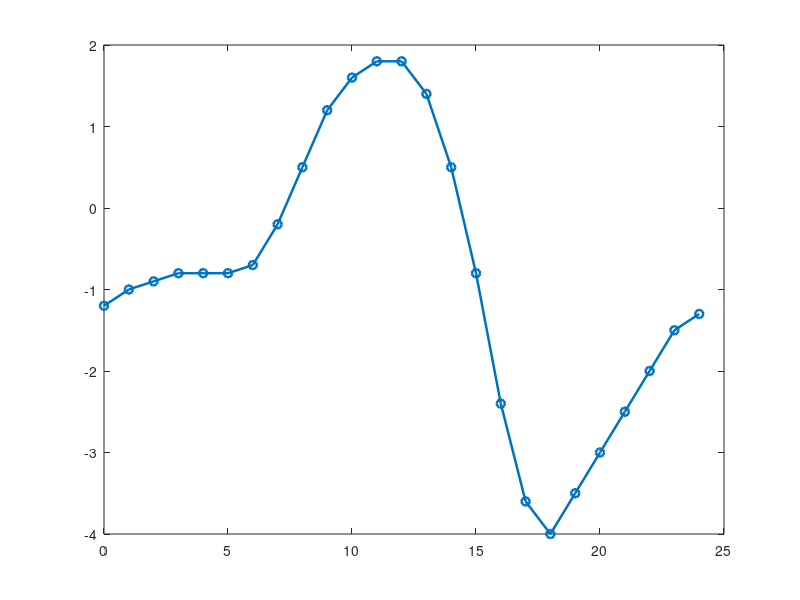

Recreate this plot in MATLAB. (Note: this script raises an error after producing the figure.)

%% Step 4: Microgrid Power Balance Analysis
% Project: Intelligent Energy Management System
% Purpose: Calculate the solar power surplus and deficit

clear;
clc;
close all;

%% 1. Time Vector
time = 0:1:24;

%% 2. Solar PV Generation (kW)
solar_power = [ ...
    0 0 0 0 0 0.2 0.8 1.8 3.0 4.0 ...
    4.6 5.0 4.8 4.2 3.2 2.0 0.8 0.2 0 0 ...
    0 0 0 0 0];

%% 3. Building Electricity Demand (kW)
load_power = [ ...
    1.2 1.0 0.9 0.8 0.8 1.0 1.5 2.0 2.5 2.8 ...
    3.0 3.2 3.0 2.8 2.7 2.8 3.2 3.8 4.0 3.5 ...
    3.0 2.5 2.0 1.5 1.3];

%% 4. Calculate Power Balance
power_balance = solar_power - load_power;

%% 5. Identify Surplus and Deficit
surplus_power = max(power_balance, 0);
deficit_power = max(-power_balance, 0);

%% 6. Display Results
fprintf('Microgrid Power Balance Analysis\n');
fprintf('--------------------------------\n');

fprintf('Maximum solar generation: %.2f kW\n', max(solar_power));
fprintf('Maximum building demand: %.2f kW\n', max(load_power));

fprintf('Maximum power surplus: %.2f kW\n', max(surplus_power));
fprintf('Maximum power deficit: %.2f kW\n', max(deficit_power));

fprintf('Total surplus energy: %.2f kWh\n', sum(surplus_power));
fprintf('Total deficit energy: %.2f kWh\n', sum(deficit_power));

%% 7. Plot Power Balance
figure;

plot(time, power_balance, '-o', 'LineWidth', 1.8);

hold on;
yline(0, '--k', 'Zero Power Balance');

xlabel('Time (hours)');
ylabel('Solar Power - Load Demand (kW)');
title('Microgrid Power Surplus and Deficit');
grid on;
xlim([0 24]);

hold off;

%% 8. Plot Surplus and Deficit
figure;

plot(time, surplus_power, '-g', 'LineWidth', 1.8);

hold on;

plot(time, deficit_power, '-r', 'LineWidth', 1.8);

xlabel('Time (hours)');
ylabel('Power (kW)');
title('Solar Power Surplus and Deficit');
legend('Surplus Power', 'Deficit Power', 'Location', 'best');
grid on;
xlim([0 24]);

hold off;

fprintf('\nPower balance analysis completed successfully!\n');
